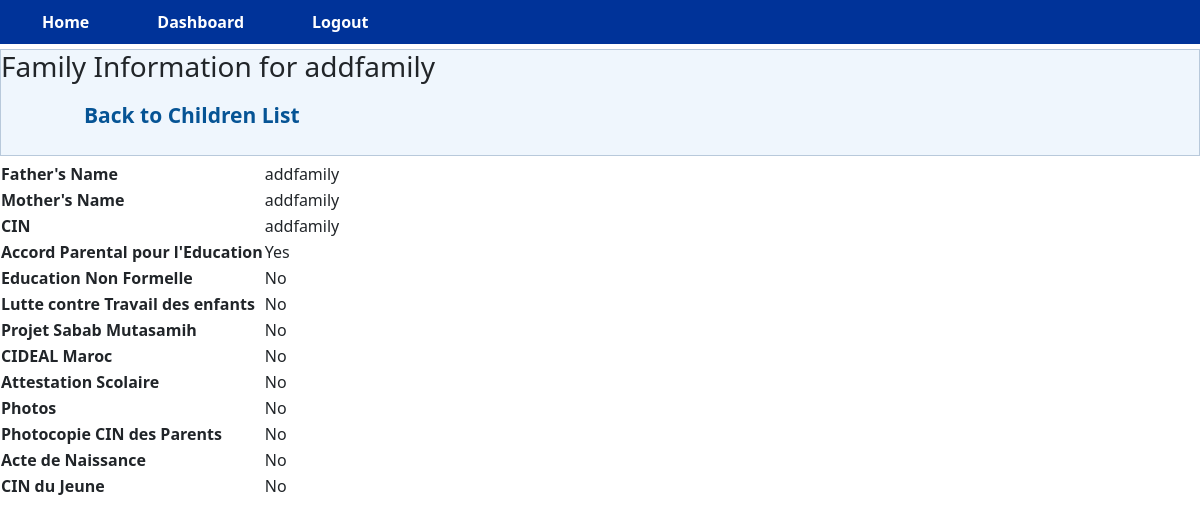
The page /view_family/13 (signed in) on the database its author committed.
### app.py (models this page shows)
class Children(db.Model, UserMixin):
    id = db.Column(db.Integer, primary_key=True)
    name = db.Column(db.String(100), nullable=False)
    contact = db.Column(db.String(20), nullable=True)
    sex = db.Column(db.String(10), nullable=False)
    Date_naissance = db.Column(db.Date, nullable=False)
    age = db.Column(db.Integer, nullable=False)
    Quartier = db.Column(db.String(100), nullable=False)
    Adresse = db.Column(db.String(100), nullable=False)
    situation_familliale = db.Column(db.String(100), nullable=True)
    Fonction_pere = db.Column(db.String(100), nullable=True)
    Fonction_mere = db.Column(db.String(100), nullable=True)
    Fraterie = db.Column(db.String(100), nullable=True)
    Problemes_sante = db.Column(db.String(100), nullable=True)
    Niveau_scolaire = db.Column(db.String(100), nullable=True)
    date_arret_etudes = db.Column(db.Date, nullable=True)
    Experience_professionnelle = db.Column(db.String(100), nullable=True)
    Demande = db.Column(db.String(100), nullable=True)
    Insertion_scolaire = db.Column(db.Boolean, default=False, nullable=True)
    Insertion_salariale = db.Column(db.Boolean, default=False, nullable=True)
    Auto_emploi = db.Column(db.Boolean, default=False, nullable=True)
    Entry_date = db.Column(db.Date, nullable=False)
    parent_id = db.Column(db.Integer, db.ForeignKey('user.id'))

class Family(db.Model, UserMixin):
    id = db.Column(db.Integer, primary_key=True)
    pere_name = db.Column(db.String(100), nullable=False)
    maman_name = db.Column(db.String(100), nullable=False)
    cin = db.Column(db.String(20), nullable=True)
    Accord_P_Education_parental = db.Column(db.Boolean, default=False, nullable=True)
    Education_Non_Formelle = db.Column(db.Boolean, default=False, nullable=True)
    lutte_contre_Travail_des_enfants = db.Column(db.Boolean, default=False, nullable=True)
    Projet_Sabab_Mutasamih = db.Column(db.Boolean, default=False, nullable=True)
    CIDEAL_Maroc = db.Column(db.Boolean, default=False, nullable=True)
    Attestation_scolaire = db.Column(db.Boolean, default=False, nullable=True)
    Photos = db.Column(db.Boolean, default=False, nullable=True)
    photocopie_CIN_parents = db.Column(db.Boolean, default=False, nullable=True)
    Acte_de_naissance = db.Column(db.Boolean, default=False, nullable=True)
    CIN_du_jeune = db.Column(db.Boolean, default=False, nullable=True)
    children_id = db.Column(db.Integer, db.ForeignKey('children.id'))
    children = db.relationship('Children', backref='family')

### app.py (the view)
@app.route('/view_family/<int:child_id>')
def view_family(child_id):
    child = Children.query.get_or_404(child_id)
    family = Family.query.filter_by(children_id=child.id).first()
    form = FamilyForm()
    return render_template('view_family.html', child=child, family=family, form=form)

### app.py (called while the page is built)
@login_manager.user_loader
def load_user(id):
    with app.app_context():
        return User.query.get(int(id))

### templates/view_family.html (shortened to what this page needs)
{% extends 'dashboard.html' %}
{% block page_content %}
<div class="sidenav">
    <h3>Family Information for {{ child.name }}</h3>
    <ul class="navbar">
        <li class="nav-item"><a href="{{ url_for('view_children') }}">Back to Children List</a></li>
    </ul>
</div>
    {% if family %}
        <table>
            <tr>
                <th>Father's Name</th>
                <td>{{ family.pere_name }}</td>
            </tr>
            <tr>
                <th>Mother's Name</th>
                <td>{{ family.maman_name }}</td>
            </tr>
            <tr>
                <th>CIN</th>
                <td>{{ family.cin }}</td>
            </tr>
            <tr>
                <th>Accord Parental pour l'Education</th>
                <td>{{ 'Yes' if family.Accord_P_Education_parental else 'No' }}</td>
            </tr>
            <tr>
                <th>Education Non Formelle</th>
                <td>{{ 'Yes' if family.Education_Non_Formelle else 'No' }}</td>
            </tr>
            <tr>
                <th>Lutte contre Travail des enfants</th>
                <td>{{ 'Yes' if family.lutte_contre_Travail_des_enfants else 'No' }}</td>
            </tr>
            <tr>
                <th>Projet Sabab Mutasamih</th>
                <td>{{ 'Yes' if family.Projet_Sabab_Mutasamih else 'No' }}</td>
            </tr>
            <tr>
                <th>CIDEAL Maroc</th>
                <td>{{ 'Yes' if family.CIDEAL_Maroc else 'No' }}</td>
            </tr>
            <tr>
                <th>Attestation Scolaire</th>
                <td>{{ 'Yes' if family.Attestation_scolaire else 'No' }}</td>
            </tr>
            <tr>
                <th>Photos</th>
                <td>{{ 'Yes' if family.Photos else 'No' }}</td>
            </tr>
            <tr>
                <th>Photocopie CIN des Parents</th>
                <td>{{ 'Yes' if family.photocopie_CIN_parents else 'No' }}</td>
            </tr>
            <tr>
                <th>Acte de Naissance</th>
                <td>{{ 'Yes' if family.Acte_de_naissance else 'No' }}</td>
            </tr>
            <tr>
                <th>CIN du Jeune</th>
                <td>{{ 'Yes' if family.CIN_du_jeune else 'No' }}</td>
            </tr>
        </table>
    {% else %}
        <p>No family information found for {{ child.name }}.</p>
    {% endif %}
{% endblock %}

### static/css/styles.css (style rules this page uses)
ul { list-style: none; display: flex; justify-content: center; align-items: center; }
li { margin: 0 1rem; }
a { text-decoration: none; color: #333; padding: 0.5rem 1rem; border-radius: 0.5rem; transition: background-color 0.3s ease; }
.sidenav { border: 1px solid #b8c9db; background-color: #eff6fd; margin: 5px 0 5px 0; padding: 0; }
.nav-item { display: inline-block; padding: 0 20px 0 7px; position: relative; }
.nav-item a { color: #065495; font-size: 21px; font-weight: bold; padding-left: 28px; }
table { margin-bottom: 0px; }

### rows shown on the page
Children: name "addfamily"
Family: pere_name "addfamily", maman_name "addfamily", cin "addfamily", Accord_P_Education_parental "Yes", Education_Non_Formelle "No", lutte_contre_Travail_des_enfants "No", Projet_Sabab_Mutasamih "No", CIDEAL_Maroc "No", Attestation_scolaire "No", Photos "No", photocopie_CIN_parents "No", Acte_de_naissance "No", CIN_du_jeune "No"
